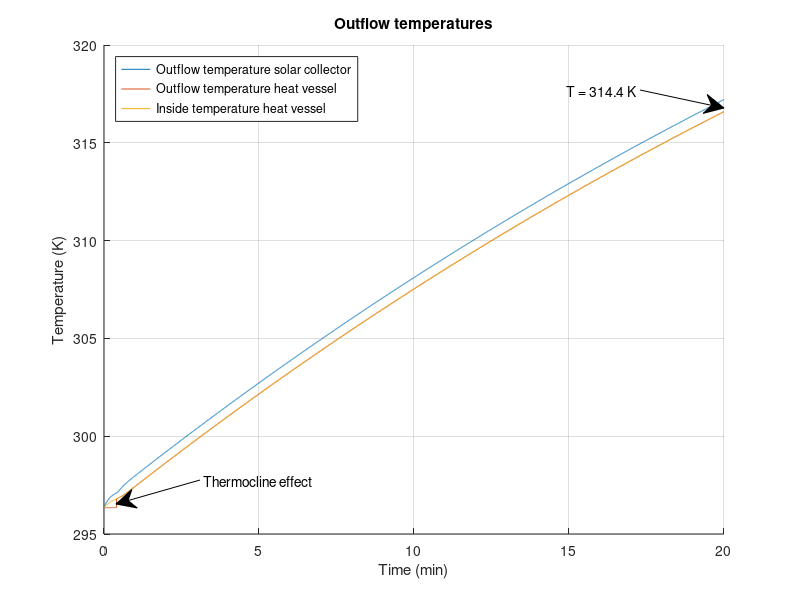

This figure's MATLAB source:
%%%%%%%%%%%%%%%%%%%%%%%%%%%%%%%%%%%%%%%%%%%%
% Matlab model for Solar Collector Group 10%
%%%%%%%%%%%%%%%%%%%%%%%%%%%%%%%%%%%%%%%%%%%%
clc;
clear;
close all;
%%
%%%%%%%%%%%
%Constants%
%%%%%%%%%%%
%Natural costants:
    sigma = 5.67*10^(-8);                       %Stefan-Boltzmann constant
    v_out = 4.5;                                %Velocity of air outside the solar collector [m/s]
    v_in = 0;                                   %Velocity of air inside the solar collector [m/s]
%Emissivity
    e_Cu = 0.22;                                %Copper tube, value 0.052
    e_glass = 0.95;
    e_PVC = 0.91;                               %PVC tube
    e_foam = 0.9;                               %foam foil
    e_Al = 0.04;                                %Aluminum tape
    e_paint = 0.95;                             %Emissivity of black paint (for comparison)
    e_wood = 0.94;
    e_CuMatte = 0.22;                           %Emissivity of the copper tube after making it less reflective (for comparison)
%Thermal conductivity
    k_air = 0.026;                              %Air [W/(m*K)]
    k_tempex =0.03;                             %Tempex plate [W/(m*K)]
    k_Cu = 400;                                 %Copper tube [W/(m*K)]
    k_wood = 0.12;                              %Wood casing [W/(m*K)]
    k_Po = 0.13;                                %Polyurethane tube [W/(m*K)]
    k_PVC = 0.19;                               %PVC thermal conduc [W/(m*K)]
    k_foil = 0.04;                              %Polyethylene foam foil [W/(m*K)]
    k_glass = 0.96;                             %Thermal conductivity of the glass plate [W/(m*K)]
%Heat transfer coefficient
    h_out_air = 10.45 - v_out + 10*(v_out)^(1/2);%Outside solar collector air [W/(m^2*K)]
    h_in_air = 10.45 - v_in + 10*(v_in)^(1/2);  %Inside solar collector air [W/(m^2*K)]
    h_air = 2.5;                                %Still standing 298K air [W/(m^2*K)]
%Specific heat
    c_water = 4186;                             %Specific heat water [J/kgK]
    c_Cu = 386;                                 %Specific heat copper [J/kgK]
    c_Al = 922;                                 %Specific heat aluminium[J/kgK]
    c_air = 1007;                               %Specific heat air[J/kgK]
%Measurements
    D_Cu = 0.012;                               %Diameter of the copper tube [m]
    D_PolyTube = 0.008;                         %Diameter of the polyurathane pump tubes [m]
    R_Cu1 = 0.005;                              %Inner radius of the copper tube [m]
    R_Cu2 = 0.006;                              %Outer radius of  the copper tube [m]
    V_air = 0.04911;                            %Volume of the air in the solar collector [m^3]
    V_Al = 8.96*10^(-5);                        %Total volume of the aluminum tape
    L_Cu_SC = 6.63;                             %Length of the copper tube in the solar collector [m]
    L_CuTube = 6.630;                           %Total length of tube that's exposed to the air [m]
    L_PolyTube1 = 3;                            %Total length of polyurathane pump tube 1 [m]
    L_PolyTube2 = 3;                            %Total length of polyurathane pump tube 2 [m]
    d_frame = 0.05;                             %Thickness of the pinewood frame [m]
%Measurements Heat storage vessel
    D_pvc = 0.050;                              %Diameter PVC tube [m]
    R_pvcThick = 0.0018;                        %PVC wall thickness
    R_pvc1 = (D_pvc/2) - R_pvcThick;            %Inner Radius PVC tube [m]
    R_pvc2 = (D_pvc/2);                         %Outer Radius PVC tube [m]
    N_insLayers = 6;                            %Number of insulating polyethylene foam foil layers [m]
    R_polyFoil = N_insLayers * 0.003;           %Radius thickness polyethylene foam foil [m]
    L_Tube_HV = 0.71;                           %PVC length [m]
%Measurements for in- and outlet connectors
    D_Po = 0.012;                               %Diameter of the polyurethane tube [m]
    R_Po1 = 0.004;                              %Inner radius of the polyurethane tube [m]
    R_Po2 = 0.006;                              %Outer radius of the polyurethane tube [m]
    L_Tube_HV_to_SC = 3;                        %Half of general setup length, HV to SC [m]
    L_Tube_SC_to_HV = 3;                        %Half of general setup length, SC to HV [m]
%Areas
    A_RadCu = 4*D_Cu*1.4+3*0.5*0.25*pi*(0.0898^2-0.0778^2)+2*0.012*0.15; %Sunlit area of the copper tube [m^2]
    A_RadAl = 0.670*1.4 - 4*0.012*1.4;                      %Sunlit area of the aluminum troughs [m^2]
    A_AirCu = 1.4*pi*D_Cu + 3*4.9594762*10^(-3) + 0.05*pi*D_Cu + 2*0.1*pi*D_Cu; %Area of the copper tube that's exposed to the air [m^2]
    A_AirTape = 1.971;                                      %Area of the aluminum tape that is exposed to the air [m^2]
    A_AirSS = 2*(1.64*0.67)+2*(0.67*0.065)+2*(0.065*1.72);  %Area of solar collector that is exposed to the air [m^2]
    A_frame = 2*(0.67*0.065)+2*(0.065*1.72);                %Area of sides touching pinewood [m^2]
    A_HV = 2*pi*(R_pvc2+R_polyFoil)*L_Tube_HV;              %Area of heat vessel [m^2] %%%%CHECK THIS
%Intensity
    I_sun = 1000;                               %Intensity of the artificial sun [W/m^2]
%Temperatures
    T_sur = 293;                                %Temperature of the surroundings [K]
    T_in = 296.35;                                 %Temperature of the incoming water [K]
%Density
    rho_w = 1000;                               %Density of water [kg/m^3]
    rho_Cu = 8.9*10^3;                          %Density of copper [kg/m^3]
    rho_air = 1.29;                             %Density of air [kg/m^3]
    rho_Al = 2.70*10^3;                         %Density of aluminum [kg/m^3]
%Variables
    test_length = 20;                           %Given time in test [minutes]
    flowrate = 3.0;                             %Initial flowrate [L/min]
%%
%%%%%%%%%%%%%%
%Calculations%
%%%%%%%%%%%%%%
%%Length of simulation%%
t_end = test_length*60;                 %End time [s]
t_step = 0.1;                           %Step size [s]
Steps = t_end/t_step;                   %Amount of steps

%%HEAT VESSEL%%
T_HV_table = zeros(3,Steps+1);          %Heat vessel table for data logging
T_HV_table(1,:) = 0:t_step:t_end;
T_HV_out=T_in;                          %Beginning temperature of water in the heat vessel [K]
m_SC_water = 0.512;                     %Max mass of water in the solar collector [kg]
m_HV_water = 1.2;                       %Max mass of water in the heat vessel  [kg]
m_out_tube =1/4*pi*((D_Po -2*0.002)^2)*L_Tube_HV_to_SC ;    %Max mass of water in the outlettubing [kg]
m_hv_frac = 0;                           %Initial fraction hot water to cold water [-]

%%Thermocline HV start values%%
m_HV_new = 0;                           %Starting mass of hot water in HV  [kg]
m_HV_old = m_HV_water;                  %Starting mass of cold water in HV [kg]
T_HV_inside = T_in;                     %Starting temperature HV [K]

%%Tube Heat vessel --> Solar Collector%%
m_PolyTube1_water = (1/4)*pi*D_PolyTube^2*L_PolyTube1*rho_w;                %Maximum amount of water in the tube [kg]
T_SC_in = T_in;                                                             %Starting temperature [K]

%%SOLAR COLLECTOR%%
T_SC_table = zeros(3,Steps+1);          %Solar collector table for data logging
T_SC_table(1,:) = 0:t_step:t_end;
T_SC_out=T_in;                          %Beginning temperature of water in the solar collector [K]
I_glass = I_sun*e_glass;                %Intensity after absorption of glass plate [W/m^2]
%%Aluminium reflection and absorption rates%%
dQdt_RadAl = (1-e_Al)*A_RadAl*I_glass;              %Energy that is reflected by the aluminum tape [W]
dQdt_RadAl_in = (e_Al)*A_RadAl*I_glass;             %Energy that is absorbed by the aluminum tape [W]
dQdt_RadCu = e_Cu*A_RadCu*I_glass + e_Cu*dQdt_RadAl;  %Energy that is absorbed by the copper tube due to radiation [W]

%SC glass plate calculations
d_glass = 0.004;                                                            %Thickness of the glass plate [m]
A_glass = 0.67*(1.640+0.080);                                               %Area of the glass plate [m]

%%Tube Solar Collector --> Heat vessel%%
m_PolyTube2_water = (1/4)*pi*D_PolyTube^2*L_PolyTube2*rho_w;                %Maximum amount of water in the tube [kg]
T_HV_in = T_in;                                                             %Starting temperature [K]

%%General%%
m_Cu = (L_Cu_SC*pi*R_Cu2^2 - L_Cu_SC*pi*R_Cu1^2)*rho_Cu;                    %Mass of the copper tube in the solar collector [kg]
m_air = rho_air*V_air;                                                      %Mass of the air in the solar collector [kg]
m_Al = rho_Al*V_Al;                                                         %Total mass of the aluminum tape [kg]
T_air = T_in;                                                               %Starting temperature of the air [K]
T_Al = T_in;                                                                %Starting temperature of the aluminum tape [K]
m_flow = (flowrate/60/1000)*rho_w*t_step;                                   %Mass of water inflow from pump during t_step [kg]
%%
for t=0:t_step:t_end
    %%
    %%%%%%%%%%%%%%%%%%%%%%%%%%%%%%%%%%%%%%%%
    %       Equations for the vessel       %
    %%%%%%%%%%%%%%%%%%%%%%%%%%%%%%%%%%%%%%%%    
    %%%%%Insulation heat loss%%%%
    R_HV_PVC_cond = R_pvc1/(k_PVC*(2*pi*R_pvc2*L_Tube_HV));                 %Thermal resitance of conduction through PVC [K/W]
    R_HV_ins_Cond =  (log((R_pvc2 + R_polyFoil)/R_pvc2)) / (k_foil*A_HV);   %Thermal resitance of conduction through poly foam foil [K/W]
    R_HV_ins_Conv = 1 / (h_air*A_HV);                                       %Thermal resitance of convection outside poly foam foil [K/W]
    HL_RadOut_PVC = e_PVC * sigma * A_HV * (T_HV_inside^4 - T_sur^4);   %Heat loss due to radiation PVC [W]
    HL_RadOut_foam = e_foam * sigma * A_HV * (T_HV_inside^4 - T_sur^4); %Heat loss due to radiation foam foil [W]
    R_HV_ins_total = R_HV_PVC_cond + R_HV_ins_Cond + R_HV_ins_Conv;         %Total thermal resistance in series [K/W]
    %Total heat flow through insulation multiplied with fraction hot water
    dQdt_HV_insulation = m_hv_frac*(-((T_HV_inside - T_sur ) / R_HV_ins_total)-HL_RadOut_PVC-HL_RadOut_foam);   
    
    %%%%%End caps heat loss%%%%
    R_HV_cap_Conv = 1 /h_air*pi*(R_pvc2+R_pvcThick).^2;                     %Thermal resistance due to convection on end caps [K/W]
    R_HV_cap1 = R_pvcThick / (k_PVC * (pi*R_pvc2).^2);                      %Thermal resistance end-cap [K/W]
    R_HV_cap2 = R_HV_cap1;                                                  %Thermal resistance upper end cap [K/W]
    if m_hv_frac == 1
        %If heatvessel is full of hot water, heat loss from both end caps is presumed
        R_HV_caps_total = R_HV_cap1 + R_HV_cap2 + 2*R_HV_cap_Conv;
        dQdt_HV_caps = -((T_HV_inside - T_sur ) / R_HV_caps_total);
    else
        %If hot water not at bottom HV, only 1 end-cap
        R_HV_caps_total = R_HV_cap1 + R_HV_cap_Conv;                        
        dQdt_HV_caps = -((T_HV_inside - T_sur ) / R_HV_caps_total);
    end
    
    %%%%Total heat flow storage vessel%%%%
    dQdt_HV_total = dQdt_HV_insulation + dQdt_HV_caps;                      %Total heat flow storage vessel [W/m^2]
    
    %%%%Calculate internal temperature%%%%
    delta_T = (dQdt_HV_total*t_step/(m_HV_water*c_water));                  %Resulting delta T of heat flow [K]
    T_HV_inside = T_HV_inside+delta_T;                                      %Resulting internal temperature [K]
    
    %%%%Thermocline effect%%%% 
    if (m_HV_new < m_HV_water)                                              % Cold region thermocline provides outlfow HV
        m_HV_new = m_HV_new + m_flow;
        T_HV_inside = (m_flow*T_HV_in + T_HV_inside*m_HV_new)/(m_HV_new + m_flow);
        m_hv_frac = m_HV_new / m_HV_water;                                  %Fraction hot to cold water in HV
        m_HV_old = m_HV_old - m_flow;
        T_HV_out = T_in;                                                    %Resulting temperature outlfow if full of hot water
    else                                                                    %Thermocline when cold water has been dispersed
        T_HV_inside = (m_flow*T_HV_in + T_HV_inside*m_HV_new)/(m_HV_new + m_flow);
        m_hv_frac = 1;                                                      %Fraction of cold water to hot water is 1, used for heat losses in HV
        T_HV_out = T_HV_inside;                                             %Resulting temperature outlfow if not full of hot water
    end
    
    %%%%Log HV data for plotting%%%%
    Column = round((1/t_step)*t+1);       %Table time step counter
    T_HV_table(2,Column)=T_HV_out;        %Assign value for T_HV_out to the right space
    T_HV_table(3,Column)=dQdt_HV_total;   %Assign value for dQdt_HV_total to the right space
    T_HV_table(4,Column)=T_HV_inside;     %Assign value for inside temperature heat vessel
    
    %%
    %%%%%%%%%%%%%%%%%%%%%%%%%%%%%%%%%%%%%%%%
    %Tube 1 Heat vessel --> Solar collector%
    %%%%%%%%%%%%%%%%%%%%%%%%%%%%%%%%%%%%%%%%
    %%%%Inflow temperature%%%%
    m_PolyTube1_old = m_PolyTube1_water - m_flow;  %Mass of water from t-t_step [kg]
    m_PolyTube1_new = m_flow;                      %Mass of water added to the heat vessel during t_step [kg]
    T_SC_in = (m_PolyTube1_old*T_SC_in + m_PolyTube1_new*T_HV_out)/(m_PolyTube1_old+m_PolyTube1_new); %Inflow temperature [K] 
    
    %%%%Thermal resistance%%%%
    R_tube_out_Cond =  (log(R_Po2 /R_Po1)) / ((2*pi*k_Po*L_Tube_HV_to_SC ));%Thermal resitance of conduction outlet tubing [K/W]
    R_tube_out_Conv = 1 / (h_air*(2*pi*R_Po2)*L_Tube_HV_to_SC) ;           %Thermal resitance of convection outlet tubing [K/W]
    R_tube_out_total = R_tube_out_Cond + R_tube_out_Conv;                  %Total thermal resistance in series [K/W]
    
    %%%%Total heat flowflow%%%%
    dQdt_PolyTube1_total = -((T_HV_out - T_sur ) / R_tube_out_total);       %Total heat flow HV to SC[W/m^2]
    
    %%%%Outflow temperature
    delta_T = (dQdt_PolyTube1_total*t_step/(m_PolyTube1_water*c_water));    %Resulting delta T of heat flow [K]
    T_SC_in = T_SC_in+delta_T;                                              %Resulting outflow temperature [K]
    
    %%
    %%%%%%%%%%%%%%%%%%%%%%%%%%%%%%%%%%%%%%%%
    %  Equations for the solar collector   %
    %%%%%%%%%%%%%%%%%%%%%%%%%%%%%%%%%%%%%%%%
    m_SC_old = m_SC_water - m_flow;        %Mass of water from t-t_step [kg]
    m_SC_new = m_flow;                     %Mass of water added to the solar collector during t_step [kg]
    T_SC_out = (m_SC_old*c_water*T_SC_out + m_Cu*c_Cu*T_SC_out + m_SC_new*c_water*T_SC_in)/(m_SC_old*c_water + m_Cu*c_Cu + m_SC_new*c_water);

    %%%Heat transfer mechanisms in the solar collector%%%	
    dtQt_RadOut = e_Cu * sigma * A_AirCu * (T_SC_out^4 - T_air^4); %Heat loss due to radiation [W]                
    R_CondOut = (log(R_Cu2/R_Cu1)) / (2*pi*k_Cu*L_CuTube);  %Thermal resistance due to conduction in the copper tube [K/W]
    R_Cu_conv = 1 / (h_air*A_AirCu);                    %Thermal resistance due to convection [K/W]
    R_SC_total = R_CondOut + R_Cu_conv;                 %The total of all the thermal resistances [K/W]
  
    %%%%Total heat flow solar collector%%%%
    dQdT_SC_tube = ((T_SC_out - T_air) / R_SC_total);
    dQdt_SC_total = dQdt_RadCu - dQdT_SC_tube - dtQt_RadOut;        %Total heat flow solar collector [W/m^2]
    
    %%%%Calculate internal temperature%%%%    
    delta_T = (dQdt_SC_total*t_step)/(m_SC_water*c_water + m_Cu*c_Cu);      %Resulting delta T of heat flow [K]
    T_SC_out=T_SC_out+delta_T;                                              %Resulting outflow temperature [K]
    
    %%%%Log SC data for plotting%%%%
    Column = round((1/t_step)*t+1);     %Table time step counter
    T_SC_table(2,Column)=T_SC_out;      %Assign value for T to the right space
    T_SC_table(3,Column)=delta_T;       %Assign value for T to the right space
    
    %%
    %%%%%%%%%%%%%%%%%%%%%%%%%%%%%%%%%%%%%%%%
    %Tube 2 Solar collector --> Heat vessel%
    %%%%%%%%%%%%%%%%%%%%%%%%%%%%%%%%%%%%%%%%
    m_PolyTube2_old = m_PolyTube1_water - m_flow;   %Mass of water from t-t_step [kg]
    m_PolyTube2_new = m_flow;                       %Mass of water added to the heat vessel during t_step [kg]
   
    T_HV_in = (m_PolyTube2_old*T_HV_in + m_HV_new*T_SC_out)/(m_PolyTube2_old+m_HV_new); %Average internal HV temperature with inflow from SC [K]
    
    R_tube_in_Cond =  (log(R_Po2 /R_Po1)) / ((2*pi*k_Po*L_Tube_SC_to_HV )); %Thermal resitance of conduction inlet tubing [K/W]
    R_tube_in_Conv = 1 / (h_air*(2*pi*R_Po2)*L_Tube_SC_to_HV) ;             %Thermal resitance of convection inlet tubing [K/W]
    R_tube_in_total = R_tube_in_Cond + R_tube_in_Conv;                      %Total thermal resistance in series [K/W]
    
    %%%%Total flow
    dQdt_PolyTube2_total = -((T_HV_in - T_sur ) / R_tube_in_total);         %Total heat flow general setup SC to HV [W/m^2]

    delta_T = (dQdt_PolyTube2_total*t_step/(m_PolyTube2_water*c_water));    %Resulting delta T of heat flow [K]
    T_HV_in = T_HV_in+delta_T;                                              %Resulting outflow temperature [K]
        
    %%
    %%%%%%%%%%%%%%%%%%%%%%%%%%%%%%%%%%%%%%%%
    %            Air Temperature           %
    %%%%%%%%%%%%%%%%%%%%%%%%%%%%%%%%%%%%%%%%
    %To calculate dQdt_air_total, first the temperature of the aluminum tape has to be determined:
    dQdt_Al_conv = h_air*A_AirTape*(T_Al-T_air);        %Convective heat loss aluminium tape [W/m^2]
    dQdt_Al_total = dQdt_RadAl_in - dQdt_Al_conv;       %Total heat flow aluminium tape [W/m^2]
    delta_T = (dQdt_Al_total*t_step)/(m_Al*c_Al);       %Resulting delta T aluminium tape [K]
    T_Al = T_Al + delta_T;                              %Temperature aluminium tape after delta T [K]

    %Air temperature:
    dQdt_CondEnv = -(k_wood * A_frame * (T_air - T_sur))/d_frame;          %Heat flow to the environment through the wood by conduction [W/m^2]
    dQdt_CondGlass = -(k_glass*A_glass*(T_air - T_sur))/d_glass;           %Heat flow to the environment through the glass by conduction [W/m^2]
    dQdt_air_total = dQdt_Al_conv + dQdt_CondEnv + dQdt_CondGlass + dQdT_SC_tube; %Total heat flow air inside solar collector [W/m^2]
     
    delta_T = (dQdt_air_total*t_step)/(m_air*c_air);    %Resulting delta T of heat flow [K]
    T_air = T_air + delta_T;                            %Resulting air temperature [K]
    
end
%%
%%%%%%%%%%
%Plotting%
%%%%%%%%%%

t_var=T_SC_table(1,:)/60;          %Time variable
T_SC_var=T_SC_table(2,:);       %Outflow temperature solar collector
T_HV_var=T_HV_table(2,:);       %Outflow temperature heat vessel
T_HV_inside = T_HV_table(4,:);  %Inside temperature heat vessel

hold on
grid on

plot(t_var,T_SC_var);
plot(t_var,T_HV_var);
plot(t_var,T_HV_inside);

annotation('textarrow',[0.8 0.905], [0.85 0.82] ,'String','T = 314.4 K');
annotation('textarrow', [0.25 0.145], [0.20 0.16], 'String', 'Thermocline effect');

ylabel('Temperature (K)')
legend({'Outflow temperature solar collector','Outflow temperature heat vessel','Inside temperature heat vessel'}, 'Location','northwest')

xlim([0 t_end/60]);
xlabel('Time (min)')
title('Outflow temperatures')
saveas(gcf,'figures\Constantflow_temperature.jpg')
